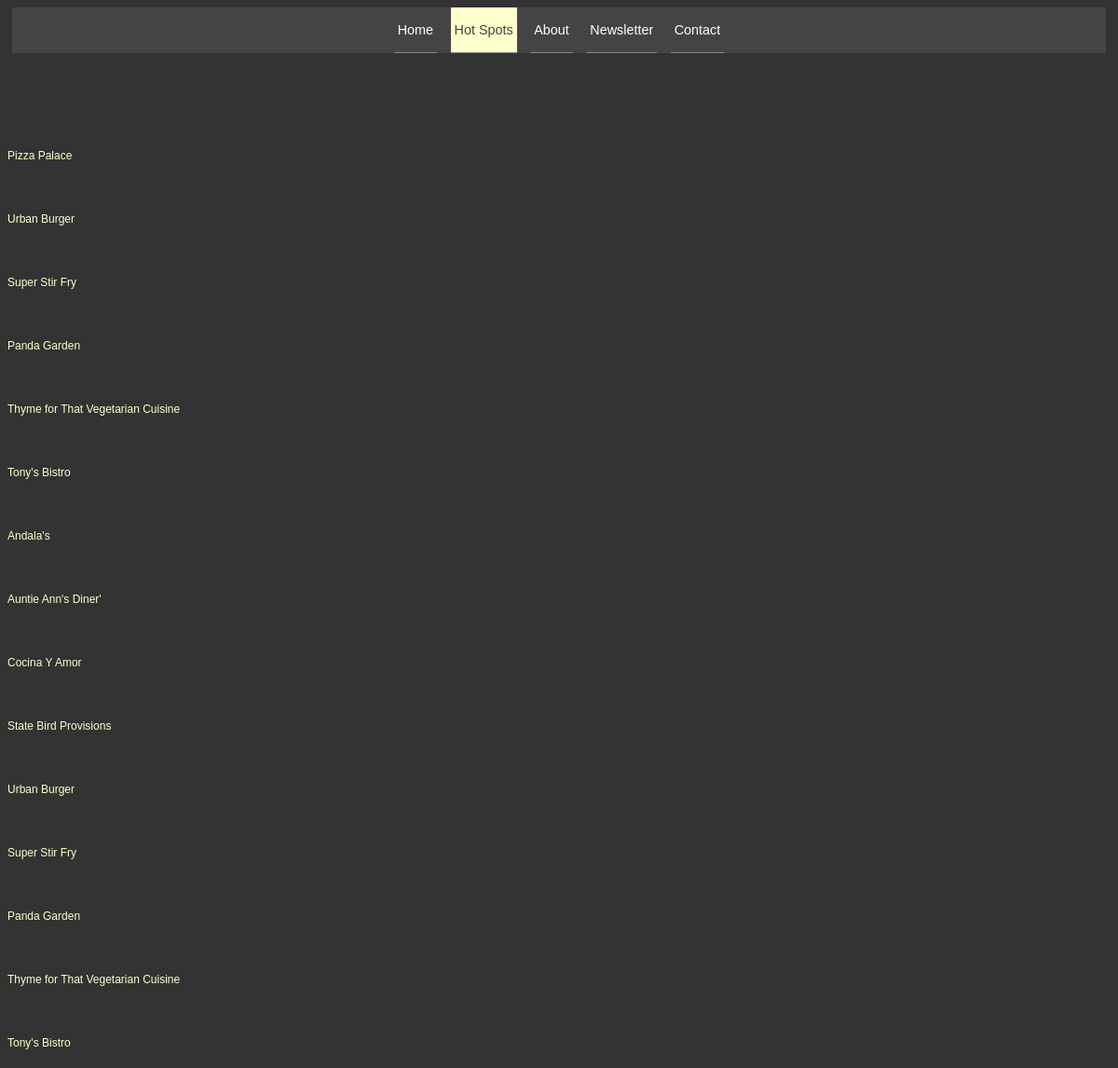
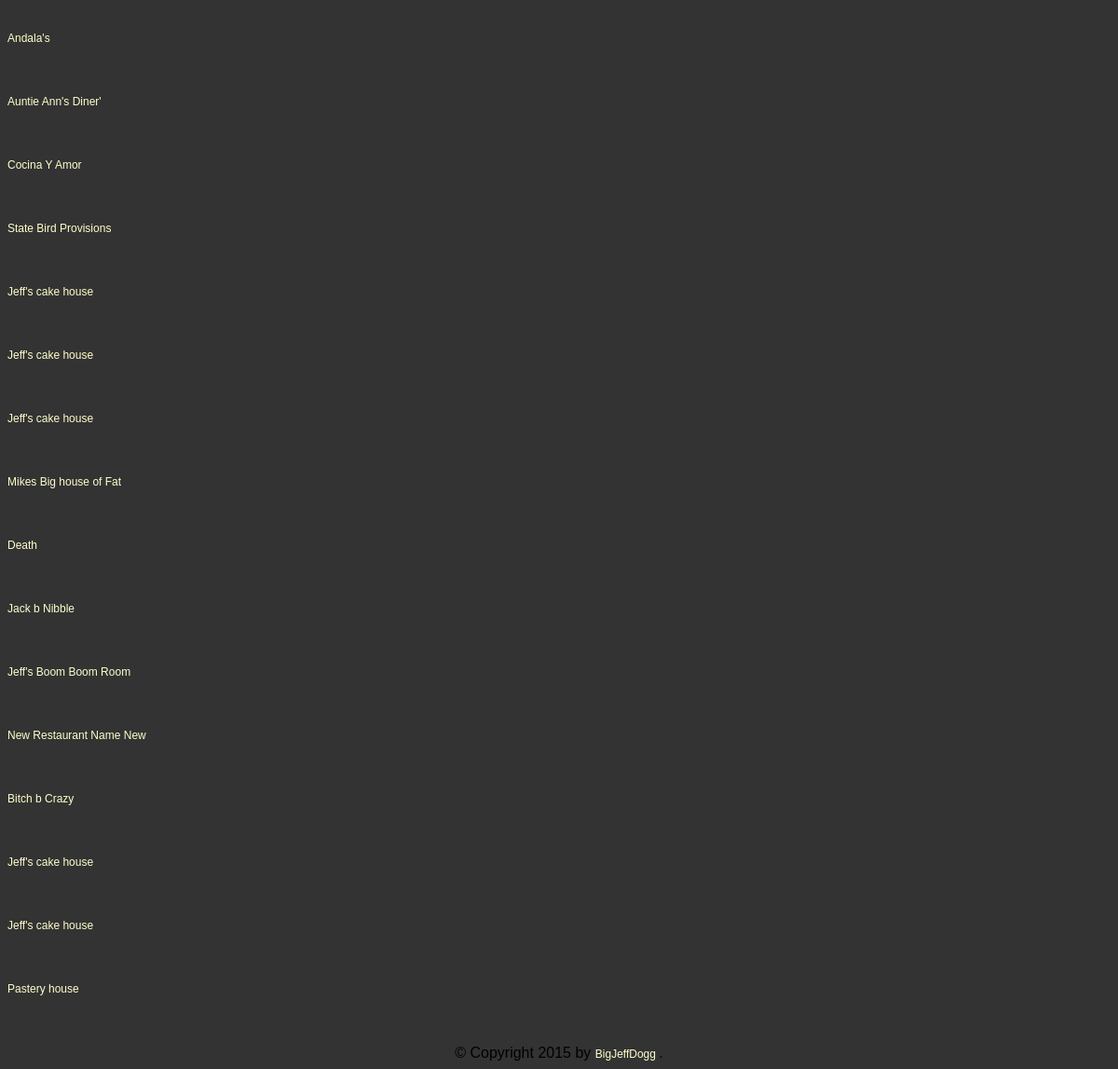
Page /restaurant/ on the earlier database version (2 pictures, top to bottom).
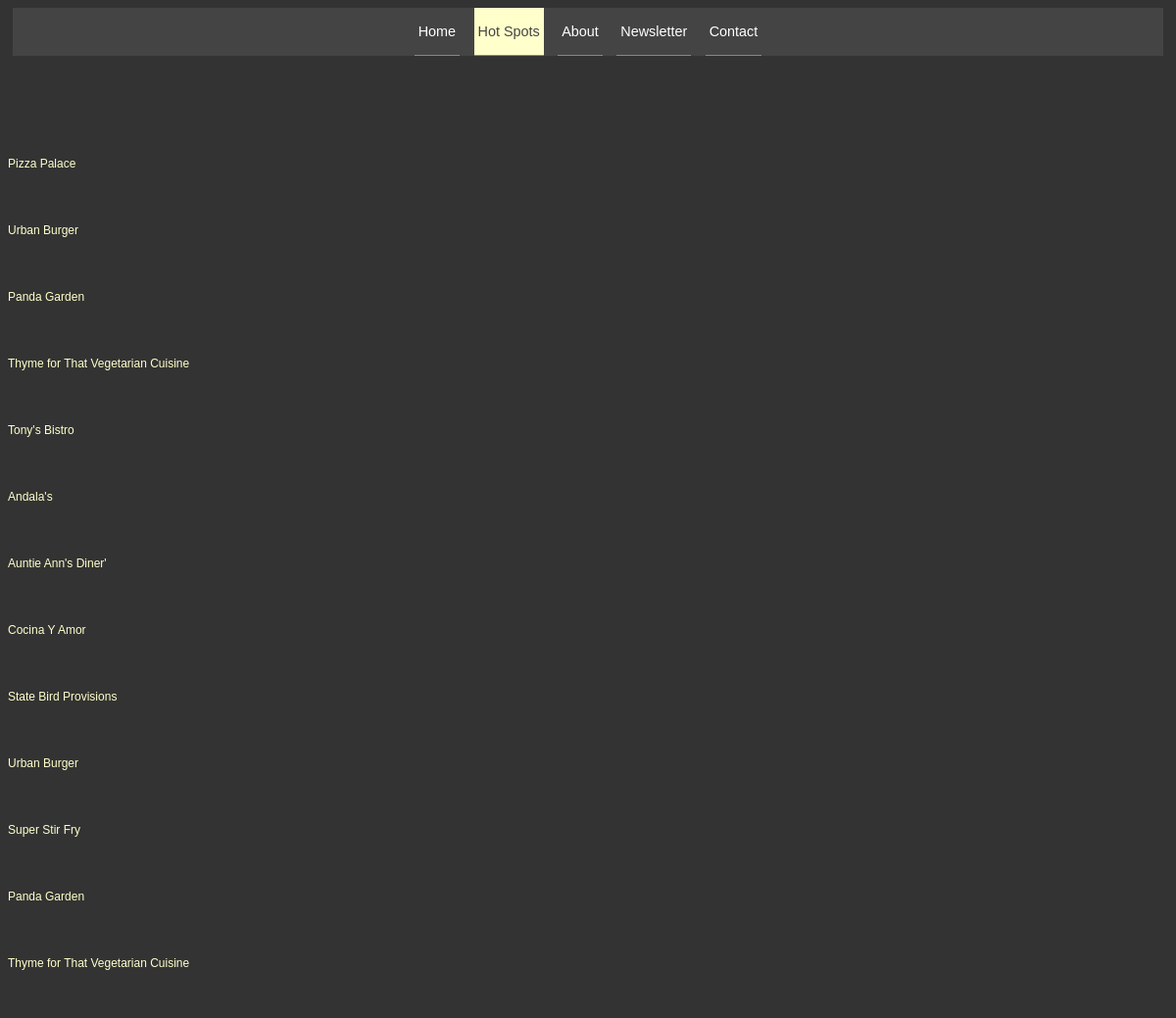
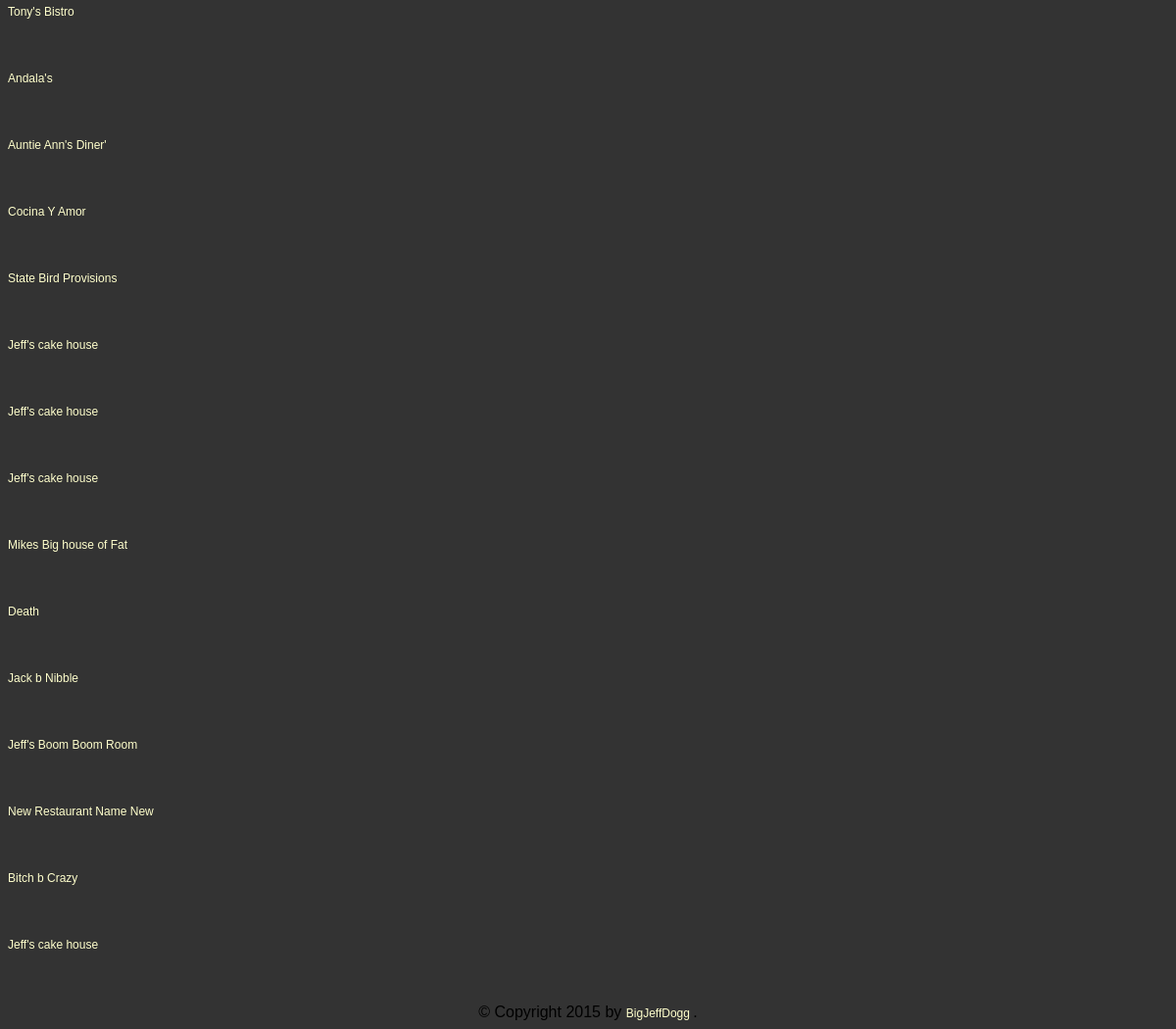
Same page on the later database version (2 pictures, top to bottom).
### lesson3/database_setup.py (models this page shows)
class Restaurant(Base):
	__tablename__ = 'restaurant' # names table
	name = Column(String(80), nullable=False)
	id = Column(Integer, primary_key=True)

### lesson3/flaskr.py (the view)
@app.route('/')
@app.route('/restaurant/')
def HelloWorld():
	restaurant = session.query(Restaurant).all()
	return render_template('restaurants.html', restaurant=restaurant)

### lesson3/templates/restaurants.html
{% extends "base.html" %}
{% block content %}
{% for r in restaurant %}
	<p><a href="/restaurant/{{ r.id }}/">{{ r.name }}</a></p>
	<br>
{% endfor %}
	<br>
{% endblock content %}

### lesson3/templates/base.html
<!DOCTYPE html>
<html lang="en">
<head>
    <link rel='stylesheet' href="{{ url_for('static', filename='styles.css') }}">
</head>
<body>
    <div class="nav">
      <ul>
        <li class="home"><a href="/restaurant/">Home</a></li>
        <li class="tutorials"><a class="active" href="#">Hot Spots</a></li>
        <li class="about"><a href="#">About</a></li>
        <li class="news"><a href="#">Newsletter</a></li>
        <li class="contact"><a href="#">Contact</a></li>
      </ul>
    </div>
    {% block content %}
    {% endblock %}
    <div id="footer">
        &copy; Copyright 2015 by <a href="http://domain.invalid/"> BigJeffDogg </a>.
    </div>
</body>
</html>

### lesson3/static/styles.css (style rules this page uses)
body { font-family: sans-serif; background-image: url('img3.jpg'); background-color: #333333 }
p, dd, dt { color: #cccccc; }
a { text-decoration: none; color: #ffffcc; font-size: .75em; }
.nav { margin-bottom: 100px; }
.nav ul { list-style: none; background-color: #444; text-align: center; padding: 0; margin: 0 5px 0 5px; }
.nav li { font-family: 'Oswald', sans-serif; font-size: 1.2em; line-height: 40px; height: 40; border-bottom: 1px solid #888; display: inline-block; margin: 0 5px 0 5px; }
.nav li a { padding: 4px; }
.nav a { text-decoration: none; color: #fff; display: block; transition: .3s background-color; }
.nav a.active { background-color: #ffffcc; color: #444; cursor: default; }
#footer { text-align: center; }

Differences in the rows shown:
removed Restaurant: name "Super Stir Fry"
removed Restaurant: name "Jeff's cake house"
removed Restaurant: name "Pastery house"
